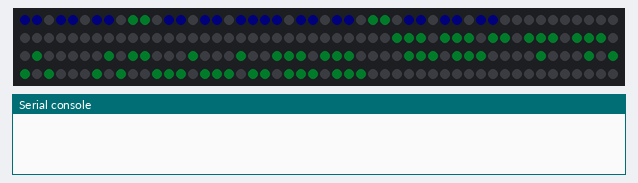
Simulated run of this program. Board: Raspberry Pi Pico running MicroPython. On the bench: 200 RGB LEDs in strip order, left to right, continuing on the next row, the last lines printed to the serial console. Dim RGB values are drawn brighter than linear; the clock reads 2024-03-15 10:24:30 at power-on unless the program sets it; library files of the repository ran but are not shown: neopixel.py, DS1302.py.

Above: at 1.2 s.
At 128.9 s:
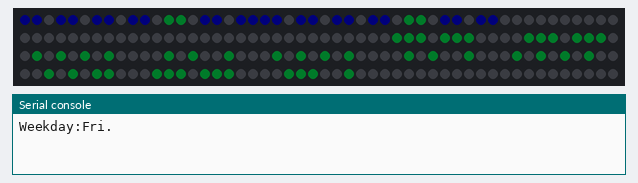

The program:

RTC.py
```python
import neopixel
import DS1302
import time
# The pins occupied by DS1302
SCLK = 8   # GP8
IO = 7     # GP7
RST = 6    # GP6
# Initialize DS1302
DS1302=DS1302.DS1302(SCLK,IO,RST)
DS1302.SetTime(23,9,7,23,59,00,4)

# Initialize NeoPixel matrix screen
strip = neopixel.NeoPixel()
strip.brightness = 0.2
time = DS1302.GetTime() # (year,month,day,hour,minute,second,week)
time_last = time
strip.martix_show_week(time[6],strip.CYAN,strip.BLUE)
Week = ['Mon.','Tue.','Wed.','Thu.','Fri.','Sat.','Sun.']
# Display hour, minute and week in main loop
while True:
    time=DS1302.GetTime()
    today = int(time[6])
    if (time_last[6] != time[6]):
        strip.martix_show_week(today,strip.CYAN,strip.BLUE)
    if (time_last != time):
        strip.martix_show_time(4,time[3],time[4],strip.CYAN)
        time_last = time
        hour = "{:02d}".format(time[3])
        minute = "{:02d}".format(time[4])
        sec = "{:02d}".format(time[5])
        print('\n\n\nDate:20{}-{}-{}\nTime:{}:{}:{}\nWeekday:{}\n\n'.format(time[0],time[1],time[2],hour,minute,sec,Week[today-1]))
```
